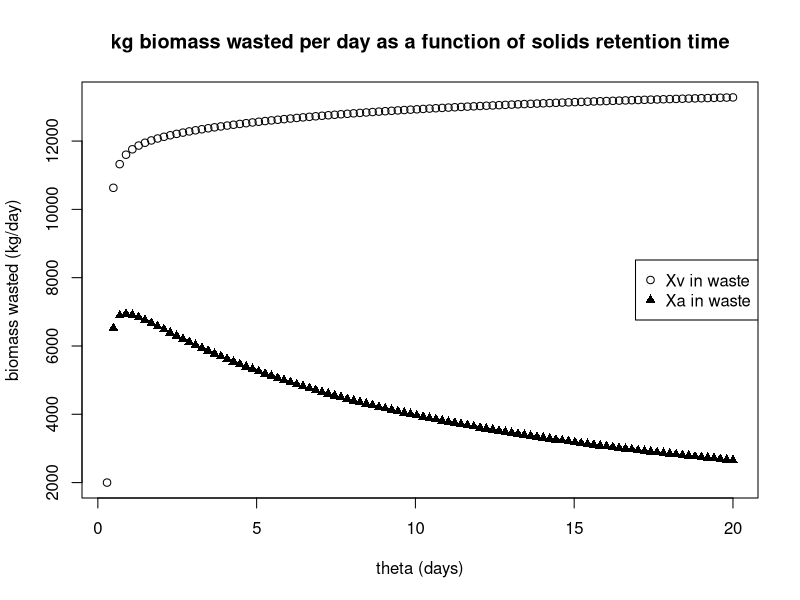

Recreate this plot in R.
# Biological Processes 2018
# In Class Assignment PS3

setwd("~/github/Biological_Processes")

Q = 10^8 # L/d
S_o = 200 # mg BOD/L
Xv_o = 100 # mg VSS/L
fd_o = 0.8 # fraction of Xv_o
fd = 0.8 # fraction of Xv
Y = 0.5 # g Xa / g BOD
b = 0.1 # 1/day
q_hat = 8 # g BOD / (g Xa * day)
K = 25 # mg BOD / L

theta_x_min = (K + S_o)/(S_o*(Y*q_hat-b)-b*K) # days
theta_x_max = 20 # days
theta_array = seq(theta_x_min,theta_x_max,length = 100) # days

Xi_o = (1-fd_o)*Xv_o # mg incalcitrant VSS/L
btheta = b*theta_array # unitless
fg = 1-fd_o

#Qw_Xvw_mgperd = Q*(Xi_o + Y*(S_o-K*((1+b*theta_array)/(Y*q_hat*theta_array - (1+b*theta_array))))
           # * (1+(1-fd)*b*theta_array)/(1+b*theta_array)) # mg VSS/day

fun = 1+(b*theta_array)
term1 = 1+((1-fd_o)*(b*theta_array)/(fun))
term2 = S_o - ((K*fun)/((Y*q_hat*theta_array)-(fun)))
combo = Q*(Xi_o + (Y*term1*term2))
Qw_Xvw_kgperd = combo / 1000000 # kg VSS/day

Qw_Xaw_mgperd = fd*Q*Y*(1/(1+btheta))*(S_o - K*(1+btheta)/(Y*q_hat*theta_array - (1+btheta)))
Qw_Xaw_kgperd = Qw_Xaw_mgperd / 1000000 # kg VSS/day


plot(theta_array, Qw_Xvw_kgperd, xlab = "theta (days)", ylab = "biomass wasted (kg/day)", main = "kg biomass wasted per day as a function of solids retention time")
points(theta_array, Qw_Xaw_kgperd, pch = 17)
legend( x= "right", y=0.92, 
        legend=c("Xv in waste","Xa in waste"),
        pch=c(21, 17))


